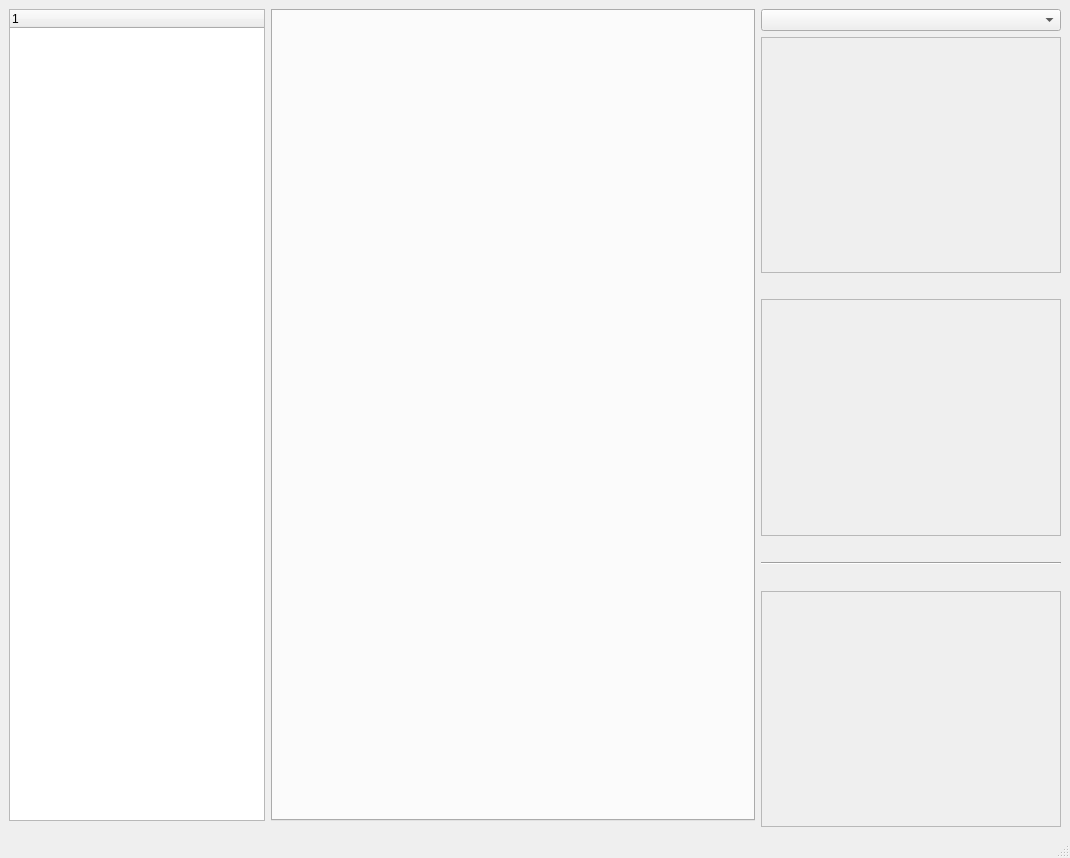
<?xml version="1.0" encoding="UTF-8"?>
<ui version="4.0">
 <class>MainWindow</class>
 <widget class="QMainWindow" name="MainWindow">
  <property name="geometry">
   <rect>
    <x>0</x>
    <y>0</y>
    <width>1070</width>
    <height>858</height>
   </rect>
  </property>
  <property name="windowTitle">
   <string>MainWindow</string>
  </property>
  <widget class="QWidget" name="centralwidget">
   <layout class="QVBoxLayout" name="verticalLayout">
    <item>
     <layout class="QHBoxLayout" name="horizontalLayout_3">
      <item>
       <layout class="QVBoxLayout" name="verticalLayout_3">
        <item>
         <layout class="QHBoxLayout" name="horizontalLayout">
          <item>
           <widget class="DirectoryView" name="treeWidget">
            <property name="sizePolicy">
             <sizepolicy hsizetype="Minimum" vsizetype="Expanding">
              <horstretch>0</horstretch>
              <verstretch>0</verstretch>
             </sizepolicy>
            </property>
            <column>
             <property name="text">
              <string notr="true">1</string>
             </property>
            </column>
           </widget>
          </item>
          <item>
           <widget class="CodeViewer" name="tabWidget">
            <property name="minimumSize">
             <size>
              <width>400</width>
              <height>0</height>
             </size>
            </property>
           </widget>
          </item>
         </layout>
        </item>
        <item>
         <widget class="PerformanceGraph" name="widget" native="true"/>
        </item>
       </layout>
      </item>
      <item>
       <layout class="QVBoxLayout" name="verticalLayout_5">
        <item>
         <widget class="CounterList" name="comboBox">
          <property name="maximumSize">
           <size>
            <width>300</width>
            <height>16777215</height>
           </size>
          </property>
         </widget>
        </item>
        <item>
         <widget class="ScrollArea" name="scrollArea">
          <property name="maximumSize">
           <size>
            <width>300</width>
            <height>16777215</height>
           </size>
          </property>
          <property name="widgetResizable">
           <bool>true</bool>
          </property>
          <widget class="QWidget" name="scrollAreaWidgetContents">
           <property name="geometry">
            <rect>
             <x>0</x>
             <y>0</y>
             <width>298</width>
             <height>228</height>
            </rect>
           </property>
          </widget>
         </widget>
        </item>
        <item>
         <widget class="QLabel" name="label">
          <property name="text">
           <string/>
          </property>
         </widget>
        </item>
        <item>
         <widget class="ScrollCommands" name="scrollArea_3">
          <property name="maximumSize">
           <size>
            <width>300</width>
            <height>16777215</height>
           </size>
          </property>
          <property name="widgetResizable">
           <bool>true</bool>
          </property>
          <widget class="QWidget" name="scrollAreaWidgetContents_2">
           <property name="geometry">
            <rect>
             <x>0</x>
             <y>0</y>
             <width>298</width>
             <height>229</height>
            </rect>
           </property>
          </widget>
         </widget>
        </item>
        <item>
         <widget class="QLabel" name="label_2">
          <property name="text">
           <string/>
          </property>
         </widget>
        </item>
        <item>
         <widget class="Line" name="line">
          <property name="maximumSize">
           <size>
            <width>300</width>
            <height>16777215</height>
           </size>
          </property>
          <property name="orientation">
           <enum>Qt::Horizontal</enum>
          </property>
         </widget>
        </item>
        <item>
         <widget class="QLabel" name="label_3">
          <property name="text">
           <string/>
          </property>
         </widget>
        </item>
        <item>
         <widget class="ScrollCommandValues" name="scrollArea_2">
          <property name="maximumSize">
           <size>
            <width>300</width>
            <height>16777215</height>
           </size>
          </property>
          <property name="widgetResizable">
           <bool>true</bool>
          </property>
          <widget class="QWidget" name="scrollAreaWidgetContents_3">
           <property name="geometry">
            <rect>
             <x>0</x>
             <y>0</y>
             <width>298</width>
             <height>228</height>
            </rect>
           </property>
          </widget>
         </widget>
        </item>
       </layout>
      </item>
     </layout>
    </item>
   </layout>
  </widget>
  <widget class="QMenuBar" name="menubar">
   <property name="geometry">
    <rect>
     <x>0</x>
     <y>0</y>
     <width>1070</width>
     <height>21</height>
    </rect>
   </property>
  </widget>
  <widget class="QStatusBar" name="statusbar"/>
  <action name="actionNew_Project">
   <property name="text">
    <string>New Project</string>
   </property>
  </action>
  <action name="actionCompilers">
   <property name="text">
    <string>Compilers</string>
   </property>
  </action>
  <action name="actionOpen_Project">
   <property name="text">
    <string>Open Project</string>
   </property>
  </action>
  <action name="actionSave">
   <property name="text">
    <string>Save</string>
   </property>
  </action>
  <action name="actionSave_Project">
   <property name="text">
    <string>Save Project</string>
   </property>
  </action>
 </widget>
 <customwidgets>
  <customwidget>
   <class>DirectoryView</class>
   <extends>QTreeWidget</extends>
   <header>DirectoryView.h</header>
  </customwidget>
  <customwidget>
   <class>CodeViewer</class>
   <extends>QTabWidget</extends>
   <header>CodeViewer.h</header>
   <container>1</container>
  </customwidget>
  <customwidget>
   <class>CounterList</class>
   <extends>QComboBox</extends>
   <header>CounterList.h</header>
  </customwidget>
  <customwidget>
   <class>ScrollArea</class>
   <extends>QScrollArea</extends>
   <header>ScrollArea.h</header>
   <container>1</container>
  </customwidget>
  <customwidget>
   <class>ScrollCommands</class>
   <extends>QScrollArea</extends>
   <header>ScrollCommands.h</header>
   <container>1</container>
  </customwidget>
  <customwidget>
   <class>ScrollCommandValues</class>
   <extends>QScrollArea</extends>
   <header>ScrollCommandValues.h</header>
   <container>1</container>
  </customwidget>
  <customwidget>
   <class>PerformanceGraph</class>
   <extends>QWidget</extends>
   <header>PerformanceGraph.h</header>
   <container>1</container>
  </customwidget>
 </customwidgets>
 <resources/>
 <connections/>
</ui>
